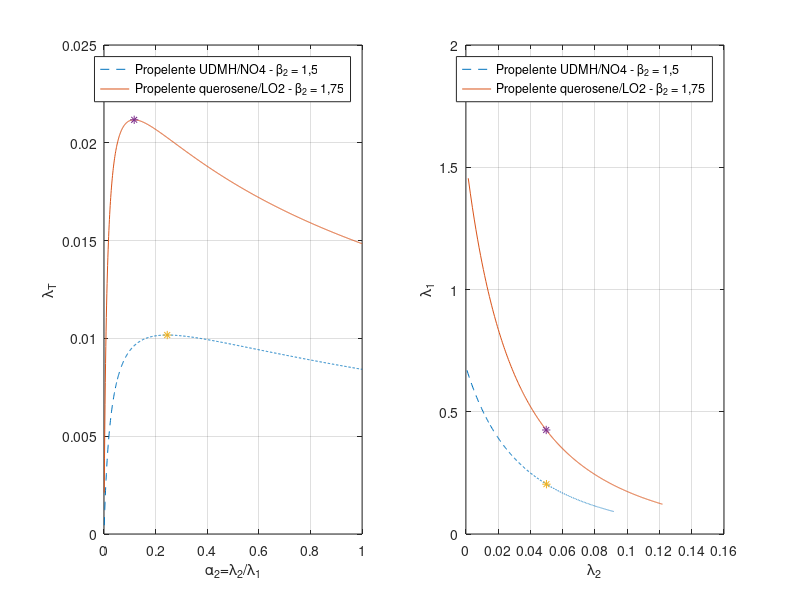

The MATLAB source for this figure: (Note: this script raises an error after producing the figure.)
function otimiza_2_estagios
% Exemplo 8.5 do livro
% TEWARI, A. Atmospheric and Space Flight Dynamics: 
% Modelling and simulation with MATLAB and Simulink. Boston: Birkhauser, 2007.
% Otimizacao da distribuicao de massa entre os estagios para um foguete de
% dois estagios
clc;close all;clear all;
%% Variaveis globais
global beta sig Dv ve1
%% Entrada de dados, com base no exemplo 8.5
% Impulso de velocidade requerido para orbita baixa
Dv=9.5; % km/s
Dv=Dv*1000; % m/s
% Razoes estruturais - fixas para o projeto
sig=[0.07 0.05];
% Velocidade de exaustao do primeiro estagio
ve1=200*9.81;   % Propelente solido
% Duas possibilidades de beta2 (velocidade de exaustao normalizada do
% segundo estagio
beta2a=1.5; % UDMH/NO4
beta2b=1.75;    % querosene/LO2
% Carga util que deve ser coloca em orbita baixa. Soh eh usada ao final do
% processo para determinar o tamanho final do foguete, mas nao impacta na
% distribuicao de massa entre os estagios
mL=5000;    % kg
%% Resolve para o propelente do segundo estagio UDMH/NO4
% Monta o vetor de velocidades de exaustao normalizadas
beta=[1 beta2a];
% Chama a funcao de otimizacao
[lamTa,alf2a,lamb1a,lamT_maxa,alf2_maxa,lamb1_maxa]=otimizacao_2_estagios(beta,sig,Dv,ve1);
%% Resolve para o propelente do segundo estagio querosene/LO2
beta=[1 beta2b];
% Chama a funcao de otimizacao
[lamTb,alf2b,lamb1b,lamT_maxb,alf2_maxb,lamb1_maxb]=otimizacao_2_estagios(beta,sig,Dv,ve1);
%% Graficos
figure
subplot(121);
plot(alf2a,lamTa,'--',alf2b,lamTb,'-',alf2_maxa,lamT_maxa,'*',alf2_maxb,lamT_maxb,'*');grid;
xlabel('\alpha_2=\lambda_2/\lambda_1');ylabel('\lambda_T');
legend('Propelente UDMH/NO4 - \beta_2 = 1,5','Propelente querosene/LO2 - \beta_2 = 1,75');
subplot(122);
plot(alf2a.*lamb1a,lamb1a,'--',alf2b.*lamb1b,lamb1b,'-',alf2_maxa*lamb1_maxa,lamb1_maxa,'*',...
    alf2_maxb*lamb1_maxb,lamb1_maxb,'*');
grid;xlabel('\lambda_2');ylabel('\lambda_1');
legend('Propelente UDMH/NO4 - \beta_2 = 1,5','Propelente querosene/LO2 - \beta_2 = 1,75');
% Massas iniciais do foguete otimo
m01a=mL/lamT_maxa;
m02a=m01a*lamb1_maxa;
m01b=mL/lamT_maxb;
m02b=m01b*lamb1_maxb;
% Verificacao da solucao
% Calculo do impulso total do foguete
alfa=[1 alf2_maxa];
lamb1a=lamb1_maxa;
beta=[1 beta2a];
Dva=-sum(ve1*beta.*log(sig+(1-sig).*lamb1a.*alfa));
alfb=[1 alf2_maxb];
lamb1b=lamb1_maxb;
beta=[1 beta2b];
Dvb=-sum(ve1*beta.*log(sig+(1-sig).*lamb1b.*alfb));
% Razoes de carga util de cada estagio 
% Mostra os resultados na tela
disp('**************************************************************************');
disp('Resultados para o propelente UDMH/NO4 no segundo estagio');
disp('**************************************************************************');
disp('Maxima razao de carga util total:');
disp(lamT_maxa);
disp('Razao de carga util normalizada do segundo estagio (alfa2) que maximiza lambdaT:');
disp(alf2_maxa);
disp('Razoes de carga util do primeiro e segundo estagio do foguete otimo:');
disp([lamb1_maxa,alf2_maxa*lamb1_maxa]);
disp('Massa inicial do foguete antes da queima do primeiro estagio (kg): ');
disp(mL/lamT_maxa);
disp('Massa total do primeiro estagio (kg): ');
disp(m01a-m02a);
disp('Massa total do segundo estagio (kg): ');
disp(m02a-mL);
disp('Impulso total de velocidade do foguete otimo (km/s)');
disp(Dva/1000);
disp('*******************************************************************************');
disp('Resultados para o propelente querosene/LO2 no segundo estagio');
disp('*******************************************************************************');
disp('Maxima razao de carga util:');
disp(lamT_maxb);
disp('Razao de carga util normalizada do segundo estagio (alfa2) que maximiza lambdaT:');
disp(alf2_maxb);
disp('Razoes de carga util do primeiro e segundo estagio do foguete otimo:');
disp([lamb1_maxb,alf2_maxb*lamb1_maxb]);
disp('Massa inicial do foguete antes da queima do primeiro estagio (kg): ');
disp(mL/lamT_maxb);
disp('Massa total do primeiro estagio (kg): ');
disp(m01b-m02b);
disp('Massa total do segundo estagio (kg): ');
disp(m02b-mL);
disp('Impulso total de velocidade do foguete otimo (km/s)');
disp(Dvb/1000);

%% Otimizacao usando a funcao fmincon
% Chute inicial
lam0=[1/3 1/3];
% Limites inferior e superior das razoes de carga util
lb=[0.01 0.01];
ub=[0.999 0.999];
% Chamada da funcao fmincon de acordo com sua sintaxe
% [x,fval]= fmincon(fun,x0,A,b,Aeq,beq,lb,ub,nonlcon,options)
%options = optimset('Display','iter','TolFun',1e-8,'TolX',1e-8);
options = optimset('TolFun',1e-8,'TolX',1e-8);
%
% Propelente UDMH/NO4: Monta o vetor de velocidades de exaustao normalizadas
beta=[1 beta2a];
% Chama a funcao de otimizacao
[lama,lamTa]= fmincon(@objNEstagios,lam0,[],[],[],[],lb,ub,@eqFoguete,options);
% Troca o sinal de lamT (foi negativado para maximizar)
lamTa=-lamTa;
%
% Propelente querosene/LO2: Monta o vetor de velocidades de exaustao normalizadas
beta=[1 beta2b];
% Chama a funcao de otimizacao
[lamb,lamTb]= fmincon(@objNEstagios,lam0,[],[],[],[],lb,ub,@eqFoguete,options);
% Troca o sinal de lamT (foi negativado para maximizar)
lamTb=-lamTb;
% Mostra os resultados
% Massas iniciais do foguete otimo
m01a=mL/lamTa;
m02a=m01a*lama(1);
m01b=mL/lamTb;
m02b=m01b*lamb(1);
% Impulso total do foguete
beta=[1 beta2a];
Dva=-sum(ve1*beta.*log(sig+(1-sig).*lama));
beta=[1 beta2b];
Dvb=-sum(ve1*beta.*log(sig+(1-sig).*lamb));
disp('**********************************************************');
disp('Resultados determinados com a funcao fmincon');
disp('**********************************************************');
disp('**************************************************************************');
disp('Resultados para o propelente UDMH/NO4 no segundo estagio');
disp('**************************************************************************');
disp('Maxima razao de carga util:');
disp(lamTa);
disp('Razao de carga util normalizada do segundo estagio (alfa2) que maximiza lambdaT:');
disp(lama(2)/lama(1));
disp('Razoes de carga util do foguete otimo:');
disp(lama);
disp('Massa inicial do foguete antes da queima do primeiro estagio (kg): ');
disp(m01a);
disp('Massa total do primeiro estagio (kg): ');
disp(m01a-m02a);
disp('Massa total do segundo estagio (kg): ');
disp(m02a-mL);
disp('Impulso total de velocidade do foguete otimo (km/s)');
disp(Dva/1000);
disp('*******************************************************************************');
disp('Resultados para o propelente querosene/LO2 no segundo estagio');
disp('*******************************************************************************');
disp('Maxima razao de carga util:');
disp(lamTb);
disp('Razao de carga util normalizada do segundo estagio (alfa2) que maximiza lambdaT:');
disp(lamb(2)/lamb(1));
disp('Razoes de carga util do foguete otimo:');
disp(lamb);
disp('Massa inicial do foguete antes da queima do primeiro estagio (kg): ');
disp(m01b);
disp('Massa total do primeiro estagio (kg): ');
disp(m01b-m02b);
disp('Massa total do segundo estagio (kg): ');
disp(m02b-mL);
disp('Impulso total de velocidade do foguete otimo (km/s)');
disp(Dvb/1000);
end
%% Funcao para otimizar o foguete pelo metodo semi-analitico do livro
% BFM - Brute Force Method
function [lamT,alf2,lamb1,lamT_max,alf2_max,lamb1_max]=otimizacao_2_estagios(beta,sig,Dv,ve1)
%% 
% Passa parametros por variaveis globais para a funcao que 
% resolve a equacao de foguete
global alf BETA SIG DV VE1
BETA=beta;SIG=sig;DV=Dv;VE1=ve1;
%% Definicao do conjunto de busca
% Numero de pontos da discretizacao
N=1000;
% Valores maximo e minimo de alfa2 - o parametro de otimizacao
alfm=0.001;
alfM=1;
% Vetor contendo os valores de alfa2 do conjunto de busca
alf2=linspace(alfm,alfM,N);
%% Inicializacoes
% Vetor para armazenar os valores calculados da razao de carga util total -
% o parametro otimizado
lamT=zeros(1,N);
% Vetor para armazenar cada valor de razao de carga util do primeiro
% estagio obtido no processo de busca do maximo
lamb1=zeros(1,N);
%% Iteracoes
for i=1:N
    % Monta o vetor alfa - Razoes de carga util normalizadas - passa como
    % variavel global para a funcao que encontra lambda 1 resolvendo a
    % equacao de foguete
    alf=[1 alf2(i)];
    % Calcula lambda 1 que satisfaz a equacao de foguete - restricao do
    % metodo de otimizacao
    lamb1(i)=fzero(@resolve_lamb1,0.9);  % Chute inicial 0.9
    % Calcula a razao de carga util total - parametro otimizado
	lamT(i)=lamb1(i)^2*alf2(i);
end
% Valor maximo de da razao de carga util total
[lamT_max,i_max]=max(lamT);
% Razao de carga util normalizada do segundo estagio que maximiza a razao
% de carga util total
alf2_max=alf2(i_max);
% Razao de carga util do primeiro estagio associada ao valor maximo
lamb1_max=lamb1(i_max);
end

%% 
% Funcao objetivo para encontrar lambda 1 (razao de carga util do primeiro estagio)
% que satisfaz  a equacao de foguete para um dado valor de alfa2 (razao de
% carga util normalizada do segundo estagio)
function y=resolve_lamb1(lamb1)
%% Passagem de parametros por variaveis globais
global alf BETA SIG DV VE1
beta=BETA;sig=SIG;Dv=DV;ve1=VE1;
%% O objetivo eh satisfazer a equacao de foguete
y=-Dv/ve1-sum(beta.*log(sig+(1-sig)*lamb1.*alf));
end

%% Funcao objetivo da funcao fmincon
function lamT=objNEstagios(lam)
% Entrada
% lam: razoes de carga util dos N estagios do veiculo
% Saida
% lamT: razao de carga util total com o sinal negativo (a funcao fmincon
% faz minimizacao, para maximizar, eh necessario inverter o sinal do indice
% de desempenho
%% A razao de carga util total eh simplesmente o produto das razoes de carga util de cada estagio
lamT=-prod(lam);
end

%% Funcao de restricoes nao lineares
function [c,ceq] = eqFoguete(lam)
% lam: razoes de carga util dos N estagios do veiculo
% Saida
% c: restricoes de desigualdade (nao ha neste problema)
% ceq: restricoes de igualdade. Eh a equacao de foguete,
% para que o impulso de velocidade desejado seja satisfeito
%% Passagem de parametros por variaveis globais
global beta sig Dv ve1
%% Restricao de desigualdade nao linear: nao ha
c = [];
%% Restricao de igualdade nao linear: a equacao de foguete
ceq = -Dv-sum(ve1*beta.*log(sig+(1-sig).*lam));
end